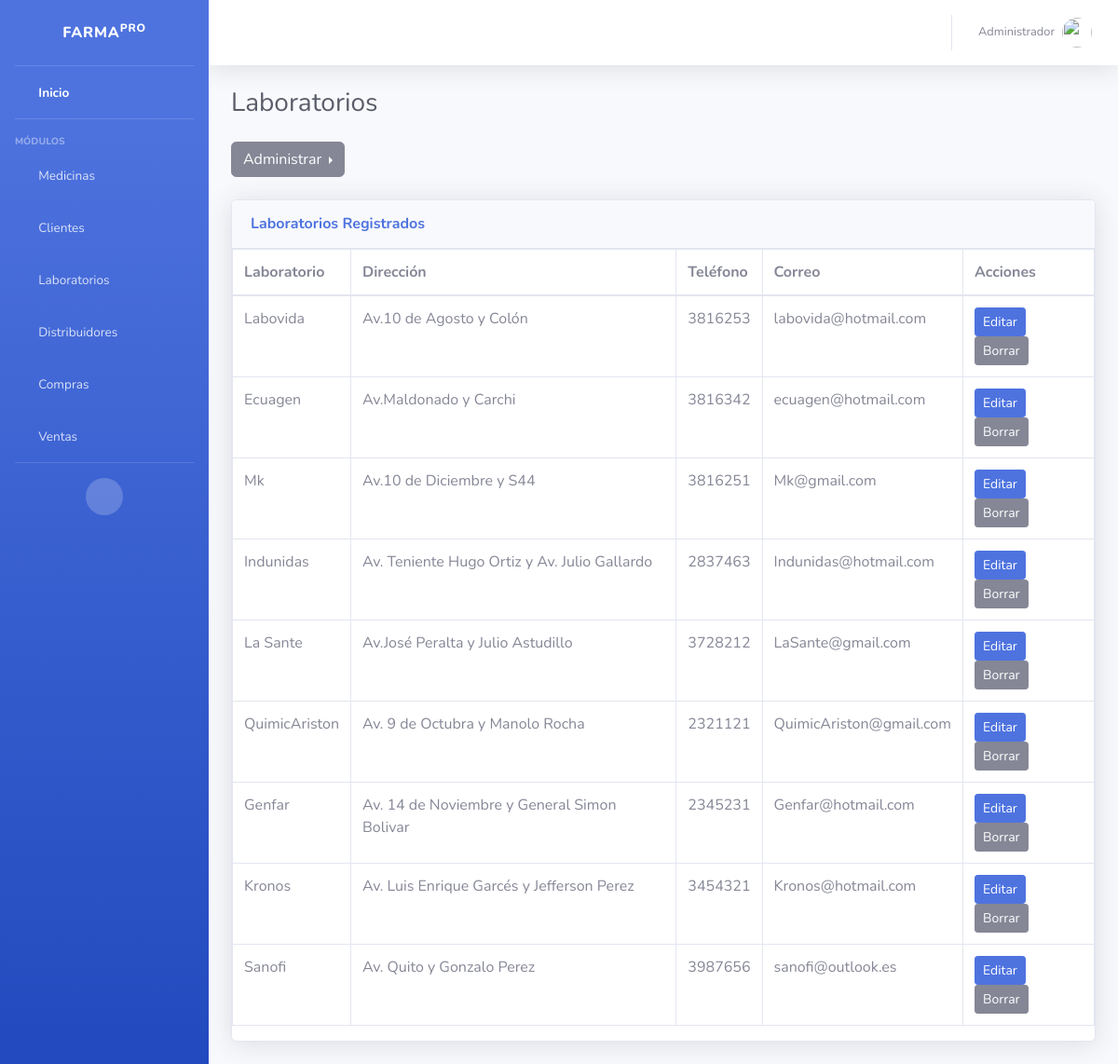
The page /laboratorios/ on the database as committed earlier.
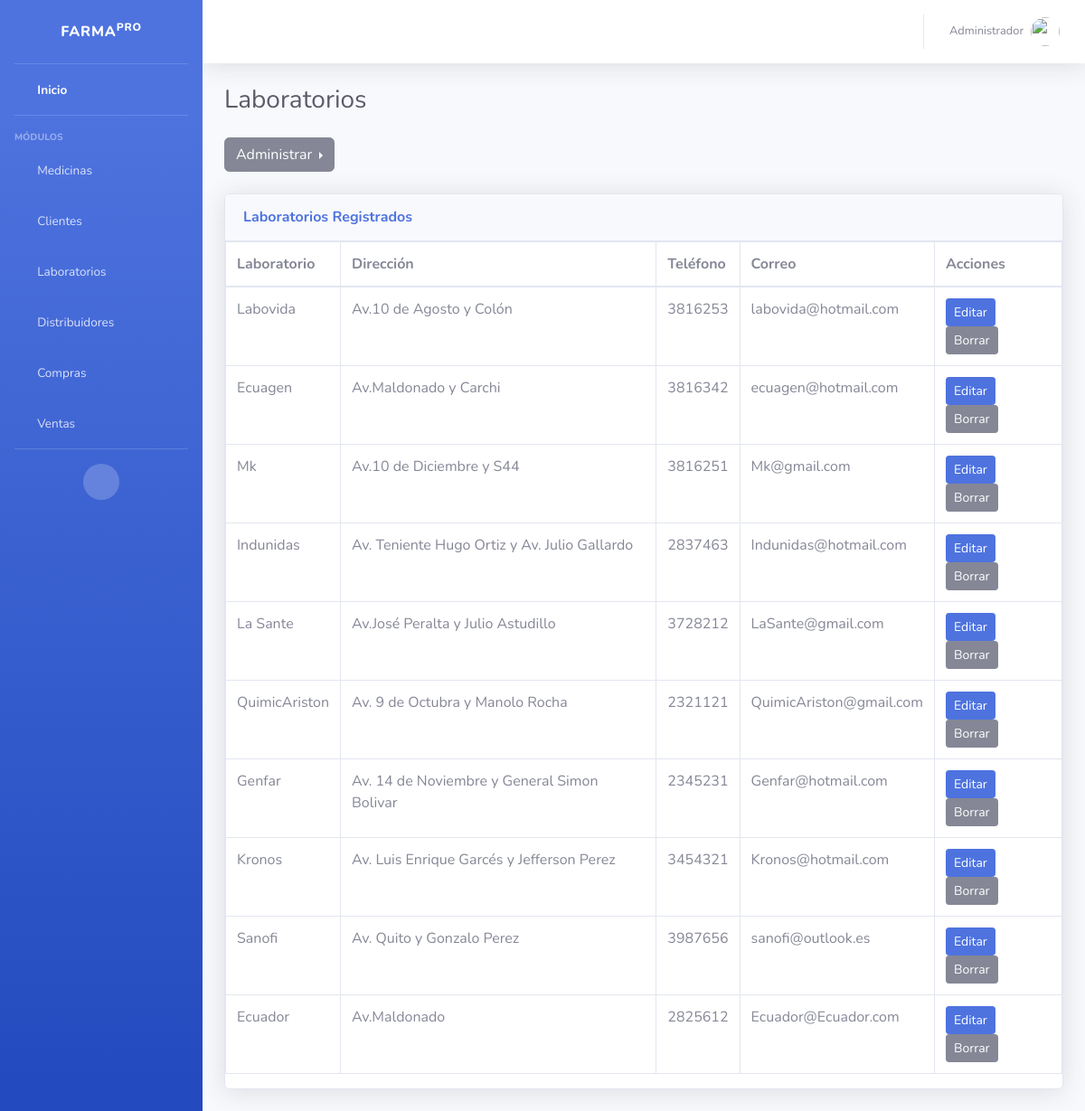
The same page on the database as committed later.
### laboratorios/models.py (models this page shows, shortened)
class Laboratorio (models.Model):
    nombre_laboratorio = models.CharField(max_length=100, verbose_name="Laboratorio", blank=False, null=False, unique=True)
    direccion_laboratorio = models.TextField(max_length=200, verbose_name="Dirección", blank=False, null=False)
    telefono_laboratorio = models.IntegerField(max_length=10 ,verbose_name="Teléfono", blank=False, null=False )
    correo_laboratorio = models.EmailField( verbose_name="Correo", blank=False, null=False)
    registro_laboratorio = models.CharField(max_length=20, verbose_name="Registro", blank=False, null=False)
    autorizacion_laboratorio = models.CharField(max_length=20, verbose_name="Autorización", blank=False, null=False)
    class Meta:
        verbose_name ="Laboratorio"
        verbose_name_plural ="Laboratorios"

### laboratorios/views.py (the view)
# urls.py: path("", LaboratorioListView.as_view(), name="laboratorios"),
class LaboratorioListView(ListView):
    model = Laboratorio

### laboratorios/templates/laboratorios/laboratorio_list.html
{% extends 'core/base.html' %}
{% block cabecera %}
Laboratorios
{% endblock %}
{% block pie %}
{% include 'laboratorios/laboratorio_menu.html'%}
<div class="card shadow mb-4">
  <div class="card-header py-3">
      <h6 class="m-0 font-weight-bold text-primary">Laboratorios Registrados</h6>
  </div>
      <div class="table-responsive">
<table class="table table-bordered" id="dataTable" width="100%" cellspacing="0">
<thead>
    <tr>
        <th scope="col">Laboratorio</th>
        <th scope="col">Dirección</th>
        <th scope="col">Teléfono</th>
        <th scope="col">Correo</th>
        <th scope="col">Acciones</th>
    </tr>
  </thead>
    <tbody>
        {% for laboratorio in object_list %}
    <tr>
        <td>{{laboratorio.nombre_laboratorio}}</td>
        <td>{{laboratorio.direccion_laboratorio}}</td>
        <td>{{laboratorio.telefono_laboratorio}}</td>
        <td>{{laboratorio.correo_laboratorio}}</td>
        <td>
          <a href="{% url 'laboratorios:update' laboratorio.id %}" class="btn btn-sm btn-primary">Editar</a>
          <a href="{% url 'laboratorios:delete' laboratorio.id %}" class="btn btn-secondary btn-sm">Borrar</a>
        </td>
    </tr>
    {% endfor %}
    </tbody>
</table>
{% endblock %}

Rows that differ between the two databases and show on the page:
added Laboratorio: nombre_laboratorio "Ecuador", direccion_laboratorio "Av.Maldonado", telefono_laboratorio "2825612", correo_laboratorio "Ecuador@Ecuador.com"
